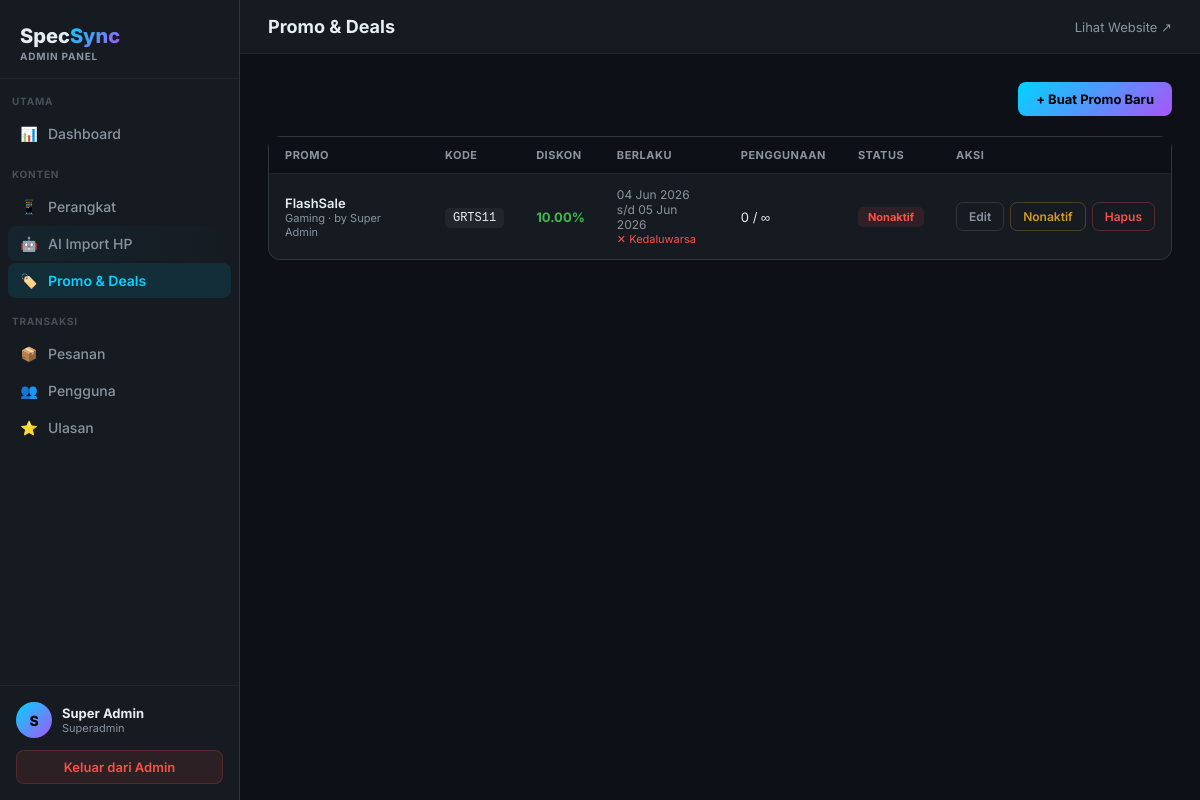
The app's page /admin/promos.php (signed in) with its own data.
### tables this page shows
CREATE TABLE `promos` (
  `id` int(11) NOT NULL,
  `title` varchar(200) NOT NULL,
  `description` text DEFAULT NULL,
  `promo_code` varchar(50) DEFAULT NULL,
  `discount_type` enum('percent','fixed') DEFAULT 'percent',
  `discount_value` decimal(10,2) NOT NULL,
  `min_purchase` decimal(12,0) DEFAULT 0,
  `max_discount` decimal(12,0) DEFAULT NULL,
  `device_id` int(11) DEFAULT NULL COMMENT 'NULL = berlaku semua device',
  `category` enum('flagship','midrange','budget','gaming','all') DEFAULT 'all',
  `banner_image` varchar(500) DEFAULT NULL,
  `start_date` date NOT NULL,
  `end_date` date NOT NULL,
  `usage_limit` int(11) DEFAULT NULL,
  `used_count` int(11) DEFAULT 0,
  `is_active` tinyint(1) DEFAULT 1,
  `created_by` int(11) NOT NULL,
  `created_at` timestamp NOT NULL DEFAULT current_timestamp()
);

### admin/promos.php (the view, shortened to what this page needs)
<?php
$conn   = getDB();
$action = $_GET['action'] ?? 'list';
$promo = null;
$promos_list = mysqli_query($conn, "SELECT p.*, a.name as created_by_name FROM promos p JOIN admins a ON p.created_by=a.id ORDER BY p.created_at DESC");
include '_layout.php';
if (in_array($action, ['add','edit'])):
$pr = $promo ?? [];
?>
<div style="max-width:700px">
<div style="display:flex;align-items:center;gap:12px;margin-bottom:24px">
  <a href="promos.php" class="btn-sm">← Kembali</a>
  <h2 style="font-size:18px;font-weight:700"><?= $action === 'edit' ? 'Edit Promo' : 'Buat Promo Baru' ?></h2>
</div>
<form method="POST">
  <div class="card" style="margin-bottom:16px">
    <div class="card-header"><div class="card-title">🏷️ Detail Promo</div></div>
    <div style="padding:20px;display:flex;flex-direction:column;gap:4px">
      <div class="form-group">
        <label class="form-label">Judul Promo *</label>
        <input class="form-input" name="title" value="<?= htmlspecialchars($pr['title'] ?? '') ?>" placeholder="Flash Sale Flagship 10%" required>
      </div>
      <div class="form-group">
        <label class="form-label">Deskripsi</label>
        <textarea class="form-textarea" name="description" placeholder="Deskripsi singkat promo..."><?= htmlspecialchars($pr['description'] ?? '') ?></textarea>
      </div>
      <div class="form-grid">
        <div class="form-group">
          <label class="form-label">Kode Promo</label>
          <input class="form-input" name="promo_code" value="<?= htmlspecialchars($pr['promo_code'] ?? '') ?>" placeholder="FLAGSHIP10" style="font-family:monospace;text-transform:uppercase">
        </div>
        <div class="form-group">
          <label class="form-label">Berlaku untuk Kategori</label>
          <select class="form-select" name="category">
            <?php foreach (['all'=>'Semua','flagship'=>'Flagship','midrange'=>'Midrange','budget'=>'Budget','gaming'=>'Gaming'] as $v => $l): ?>
            <option value="<?= $v ?>" <?= ($pr['category'] ?? 'all') === $v ? 'selected' : '' ?>><?= $l ?></option>
            <?php endforeach; ?>
          </select>
        </div>
      </div>
      <div class="form-grid">
        <div class="form-group">
          <label class="form-label">Tipe Diskon</label>
          <select class="form-select" name="discount_type" onchange="updateDiscountLabel(this.value)">
            <option value="percent" <?= ($pr['discount_type'] ?? '') === 'percent' ? 'selected' : '' ?>>Persen (%)</option>
            <option value="fixed" <?= ($pr['discount_type'] ?? '') === 'fixed' ? 'selected' : '' ?>>Nominal Tetap (Rp)</option>
          </select>
        </div>
        <div class="form-group">
          <label class="form-label" id="discount-label">Nilai Diskon</label>
          <input class="form-input" name="discount_value" type="number" step="0.01" value="<?= $pr['discount_value'] ?? '' ?>" placeholder="10" required>
        </div>
      </div>
      <div class="form-grid-3">
        <div class="form-group">
          <label class="form-label">Min. Pembelian (Rp)</label>
          <input class="form-input" name="min_purchase" type="number" value="<?= $pr['min_purchase'] ?? 0 ?>" placeholder="0">
        </div>
        <div class="form-group">
          <label class="form-label">Maks. Diskon (Rp, opsional)</label>
          <input class="form-input" name="max_discount" type="number" value="<?= $pr['max_discount'] ?? '' ?>" placeholder="Kosongkan = tak terbatas">
        </div>
        <div class="form-group">
          <label class="form-label">Limit Penggunaan</label>
          <input class="form-input" name="usage_limit" type="number" value="<?= $pr['usage_limit'] ?? '' ?>" placeholder="Kosongkan = tak terbatas">
        </div>
      </div>
      <div class="form-grid">
        <div class="form-group">
          <label class="form-label">Tanggal Mulai</label>
          <input class="form-input" name="start_date" type="date" value="<?= $pr['start_date'] ?? date('Y-m-d') ?>" required>
        </div>
        <div class="form-group">
          <label class="form-label">Tanggal Berakhir</label>
          <input class="form-input" name="end_date" type="date" value="<?= $pr['end_date'] ?? '' ?>" required>
        </div>
      </div>
      <div class="form-group">
        <label class="form-label">Banner Image URL (opsional)</label>
        <input class="form-input" name="banner_image" value="<?= htmlspecialchars($pr['banner_image'] ?? '') ?>" placeholder="https://...">
      </div>
      <div class="form-group">
        <label class="form-label">Status</label>
        <select class="form-select" name="is_active">
          <option value="1" <?= ($pr['is_active'] ?? 1) == 1 ? 'selected' : '' ?>>Aktif</option>
          <option value="0" <?= ($pr['is_active'] ?? 1) == 0 ? 'selected' : '' ?>>Nonaktif</option>
        </select>
      </div>
    </div>
  </div>
  <div style="display:flex;gap:10px">
    <button type="submit" class="btn-primary" style="padding:12px 28px;font-size:14px"><?= $action === 'edit' ? 'Simpan' : 'Buat Promo' ?></button>
    <a href="promos.php" class="btn-sm" style="padding:12px 20px">Batal</a>
  </div>
</form>
</div>
<script>
function updateDiscountLabel(type) {
  document.getElementById('discount-label').textContent = type === 'percent' ? 'Nilai Diskon (%)' : 'Nilai Diskon (Rp)';
}
</script>
<?php else:  ?>
<div style="display:flex;justify-content:flex-end;margin-bottom:20px">
  <a href="?action=add" class="btn-primary">+ Buat Promo Baru</a>
</div>
<div class="card">
  <table>
    <thead><tr>
      <th>Promo</th><th>Kode</th><th>Diskon</th><th>Berlaku</th><th>Penggunaan</th><th>Status</th><th>Aksi</th>
    </tr></thead>
    <tbody>
    <?php while ($p = mysqli_fetch_assoc($promos_list)):
      $is_expired = strtotime($p['end_date']) < time();
      $disc = $p['discount_type'] === 'percent' ? $p['discount_value'].'%' : formatPrice($p['discount_value']);
    ?>
    <tr>
      <td>
        <div style="font-weight:600"><?= htmlspecialchars($p['title']) ?></div>
        <div style="font-size:11px;color:#8b949e"><?= ucfirst($p['category']) ?> · by <?= htmlspecialchars($p['created_by_name']) ?></div>
      </td>
      <td><code style="background:#21262d;padding:3px 8px;border-radius:5px;font-size:12px"><?= htmlspecialchars($p['promo_code'] ?: '—') ?></code></td>
      <td style="font-weight:700;color:#3fb950"><?= $disc ?></td>
      <td style="font-size:12px;color:#8b949e">
        <?= date('d M Y', strtotime($p['start_date'])) ?><br>
        s/d <?= date('d M Y', strtotime($p['end_date'])) ?>
        <?php if ($is_expired): ?><div style="color:#f85149;font-size:11px">✕ Kedaluwarsa</div><?php endif; ?>
      </td>
      <td style="font-size:13px"><?= $p['used_count'] ?> / <?= $p['usage_limit'] ?: '∞' ?></td>
      <td><span class="status-badge <?= $p['is_active'] && !$is_expired ? 'status-active' : 'status-inactive' ?>"><?= $p['is_active'] && !$is_expired ? 'Aktif' : 'Nonaktif' ?></span></td>
      <td>
        <div style="display:flex;gap:6px">
          <a href="?action=edit&id=<?= $p['id'] ?>" class="btn-sm">Edit</a>
          <a href="?action=toggle&id=<?= $p['id'] ?>" class="btn-sm <?= $p['is_active'] ? 'btn-warning' : 'btn-success' ?>"><?= $p['is_active'] ? 'Nonaktif' : 'Aktif' ?></a>
          <a href="?action=delete&id=<?= $p['id'] ?>" class="btn-sm btn-danger" onclick="return confirm('Hapus promo ini?')">Hapus</a>
        </div>
      </td>
    </tr>
    <?php endwhile; ?>
    </tbody>
  </table>
</div>
<?php endif; ?>
<?php include '_layout_end.php'; ?>

### admin/_layout.php (style rules this page uses)
* { box-sizing:border-box;margin:0;padding:0 }
body { font-family:'Inter',sans-serif;background:#0d1117;color:#e6edf3;display:flex;min-height:100vh }
a { color:inherit;text-decoration:none }
.card { background:#161b22;border:1px solid #30363d;border-radius:12px }
table { width:100%;border-collapse:collapse }
th { padding:11px 16px;text-align:left;font-size:11px;font-weight:700;color:#8b949e;text-transform:uppercase;letter-spacing:.5px;border-bottom:1px solid #21262d;background:#0d1117 }
td { padding:13px 16px;font-size:13px;border-bottom:1px solid #161b22;vertical-align:middle }
tr:last-child td { border-bottom:none }
.btn-primary { padding:9px 18px;background:linear-gradient(135deg,#00d4ff,#a855f7);border:none;border-radius:8px;color:#000;font-size:13px;font-weight:700;cursor:pointer;transition:opacity .15s;font-family:inherit }
.btn-sm { padding:6px 12px;border-radius:7px;font-size:12px;font-weight:600;cursor:pointer;border:1px solid #30363d;background:transparent;color:#8b949e;font-family:inherit;transition:all .15s }
.btn-danger { color:#f85149;border-color:rgba(248,81,73,.3) }
.btn-warning { color:#d29922;border-color:rgba(210,153,34,.3) }
.status-badge { display:inline-block;padding:3px 10px;border-radius:5px;font-size:11px;font-weight:700 }
.status-inactive { background:rgba(248,81,73,.1);color:#f85149 }

### records on screen
promos: title "FlashSale", category "Gaming", created_by.name "Super Admin", promo_code "GRTS11", disc "10.00%", start_date "04 Jun 2026", end_date "05 Jun 2026", shows "✕ Kedaluwarsa", used_count "0", usage_limit "∞", is_active "Nonaktif"

### other values on screen
substr($admin['name'], 0, 1) "S"
$admin['name'] "Super Admin"
$admin['role'] "Superadmin"
$page_title "Promo & Deals"
